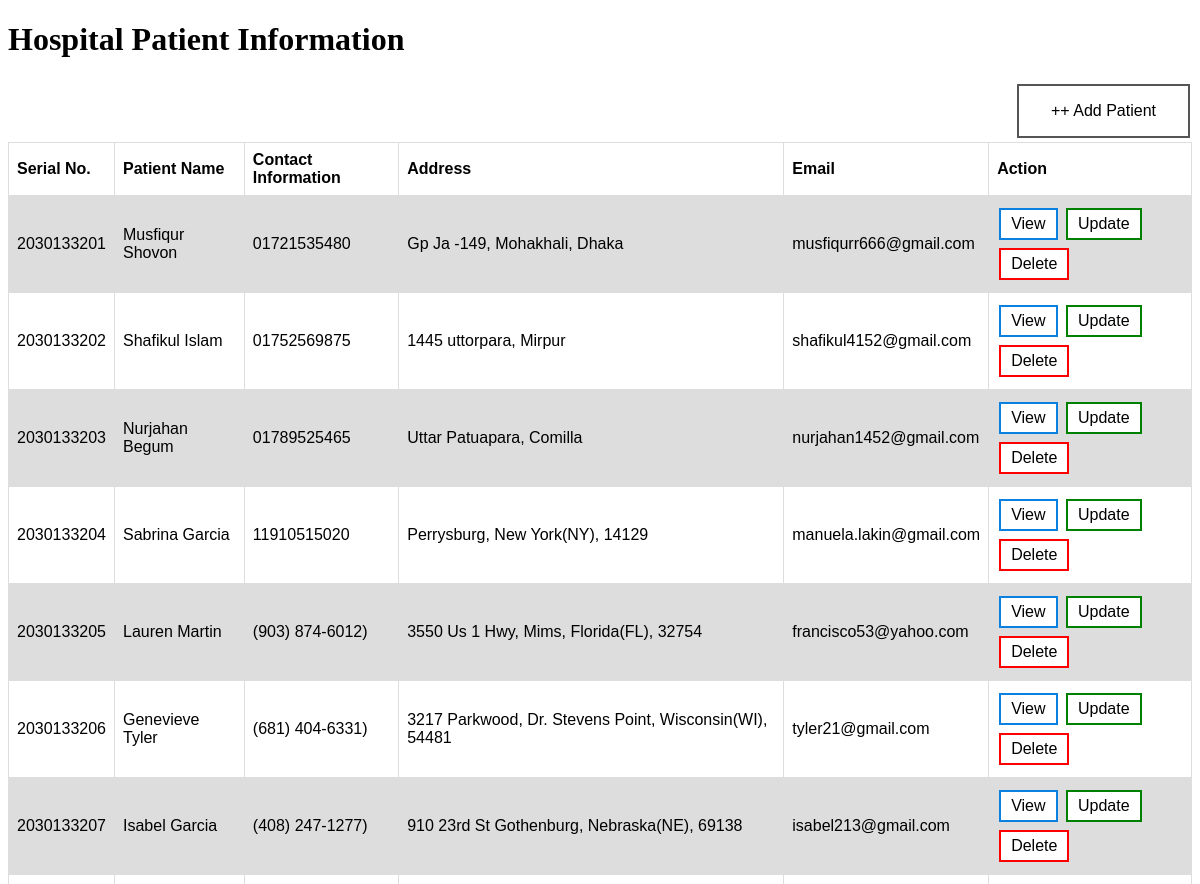
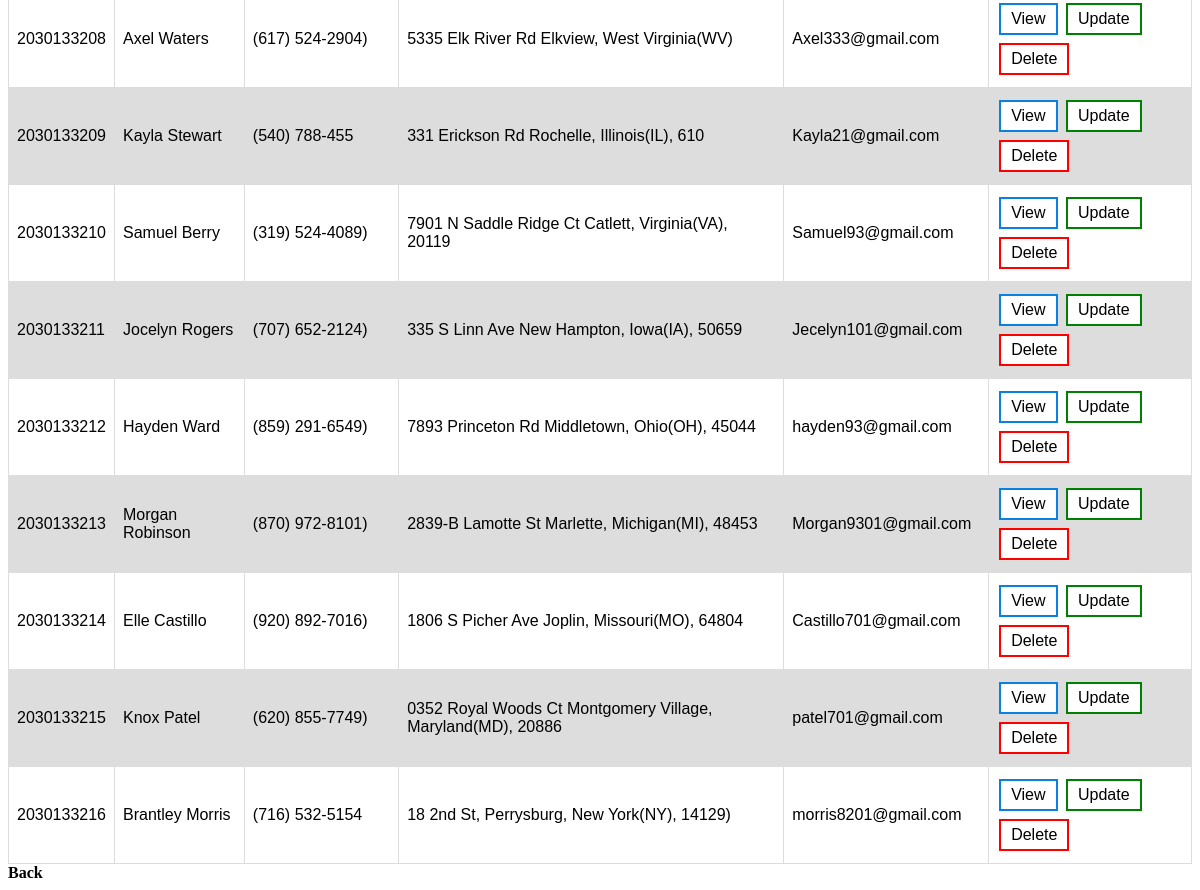
The app's page /admin/patient/check_patient.php with its own data (2 pictures, top to bottom).
### tables this page shows
CREATE TABLE patient_info(
	ssn_number int(11) NOT NULL AUTO_INCREMENT,
	username varchar(50) NOT NULL,
	gender varchar(10) NOT NULL,
	phone_number varchar(20) NOT NULL,
	address varchar(100) NOT NULL,
	email varchar (80) NOT NULL,
	birthday date,
	blood_group varchar (10) NOT NULL,
	password varchar(60) NOT NULL,
	PRIMARY KEY (ssn_number)
);

### admin/patient/check_patient.php (the view, shortened to what this page needs)
<!DOCTYPE html>
<html lang="en">
<head>
</head>
<body>
    <?php
        $connection = mysqli_connect("localhost","root","","hms");
    ?>
    <h1>Hospital Patient Information </h1>
    <a href="register.php"><button class="button_add button5 float">++ Add Patient</button></a>
    <table>
    <tr>
        <th>Serial No.</th>
        <th>Patient Name</th>
        <th>Contact Information</th>
        <th>Address</th>
        <th>Email</th>
        <th>Action</th>
    </tr>
    <?php
        $sql = "SELECT ssn_number,username,phone_number,address,email FROM patient_info";
        $result = mysqli_query($connection, $sql);
        if ($result->num_rows > 0) {
            while($row = $result->fetch_assoc()) {
                echo "<tr><td>".$row["ssn_number"]."</td>";
                echo "<td>".$row["username"]."</td>";
                echo "<td>".$row["phone_number"]."</td>";
                echo "<td>".$row["address"]."</td>";
                echo "<td>".$row["email"]."</td>";
                echo "<td><a href='check_patient_detial.php?s_id={$row['ssn_number']}'><button class='button button1'>View</button></a>
                          <a href='update.php?s_id={$row['ssn_number']}'><button class='button_a button2'>Update</button></a>
                          <a href='patient_delete.php?s_id={$row['ssn_number']}'><button class='button_b button3'>Delete</button></a></td></tr>";
            }
        }
        else {
            echo "0 results";
        }
    ?>
    </table>
    <a href="../admin_dash.php?s_id={$row['ssn_number']}">Back</a>
</body>
</html>

### admin/patient/check_patient.php (style rules this page uses)
.button_a { background-color: green; border: none; color: white; padding: 5px 10px; text-align: center; text-decoration: none; display: inline-block; font-size: 16px; margin: 4px 2px; transition-duration: 0.4s; cursor: pointer; }
.button_b { background-color: red; border: none; color: white; padding: 5px 10px; text-align: center; text-decoration: none; display: inline-block; font-size: 16px; margin: 4px 2px; transition-duration: 0.4s; cursor: pointer; }
.button { background-color: #0a80e1; border: none; color: white; padding: 5px 10px; text-align: center; text-decoration: none; display: inline-block; font-size: 16px; margin: 4px 2px; transition-duration: 0.4s; cursor: pointer; }
.button1 { background-color: white; color: black; border: 2px solid #0a80e1; }
.button2 { background-color: white; color: black; border: 2px solid green; }
.button3 { background-color: white; color: black; border: 2px solid red; }
table { font-family: arial, sans-serif; border-collapse: collapse; width: 100%; }
td, th { border: 1px solid #dddddd; text-align: left; padding: 8px; }
tr:nth-child(even) { background-color: #dddddd; }
a { text-decoration: none; color: black; font-weight: bold; }
.button_add { background-color: #4CAF50; border: none; color: white; padding: 16px 32px; text-align: center; text-decoration: none; display: inline-block; font-size: 16px; margin: 4px 2px; transition-duration: 0.4s; cursor: pointer; }
.button5 { background-color: white; color: black; border: 2px solid #555555; }
.float { float: right; }

### records on screen
patient_info: ssn_number "2030133201", username "Musfiqur Shovon", phone_number "01721535480", address "Gp Ja -149, Mohakhali, Dhaka", email "musfiqurr666@gmail.com"
patient_info: ssn_number "2030133202", username "Shafikul Islam", phone_number "01752569875", address "1445 uttorpara, Mirpur", email "shafikul4152@gmail.com"
patient_info: ssn_number "2030133203", username "Nurjahan Begum", phone_number "01789525465", address "Uttar Patuapara, Comilla", email "nurjahan1452@gmail.com"
patient_info: ssn_number "2030133204", username "Sabrina Garcia", phone_number "11910515020", address "Perrysburg, New York(NY), 14129", email "manuela.lakin@gmail.com"
patient_info: ssn_number "2030133205", username "Lauren Martin", phone_number "(903) 874-6012)", address "3550 Us 1 Hwy, Mims, Florida(FL), 32754", email "francisco53@yahoo.com"
patient_info: ssn_number "2030133206", username "Genevieve Tyler", phone_number "(681) 404-6331)", address "3217 Parkwood, Dr. Stevens Point, Wisconsin(WI), 54481", email "tyler21@gmail.com"
patient_info: ssn_number "2030133207", username "Isabel Garcia", phone_number "(408) 247-1277)", address "910 23rd St Gothenburg, Nebraska(NE), 69138", email "isabel213@gmail.com"
patient_info: ssn_number "2030133208", username "Axel Waters", phone_number "(617) 524-2904)", address "5335 Elk River Rd Elkview, West Virginia(WV)", email "Axel333@gmail.com"
patient_info: ssn_number "2030133209", username "Kayla Stewart", phone_number "(540) 788-455", address "331 Erickson Rd Rochelle, Illinois(IL), 610", email "Kayla21@gmail.com"
patient_info: ssn_number "2030133210", username "Samuel Berry", phone_number "(319) 524-4089)", address "7901 N Saddle Ridge Ct Catlett, Virginia(VA), 20119", email "Samuel93@gmail.com"
patient_info: ssn_number "2030133211", username "Jocelyn Rogers", phone_number "(707) 652-2124)", address "335 S Linn Ave New Hampton, Iowa(IA), 50659", email "Jecelyn101@gmail.com"
patient_info: ssn_number "2030133212", username "Hayden Ward", phone_number "(859) 291-6549)", address "7893 Princeton Rd Middletown, Ohio(OH), 45044", email "hayden93@gmail.com"
patient_info: ssn_number "2030133213", username "Morgan Robinson", phone_number "(870) 972-8101)", address "2839-B Lamotte St Marlette, Michigan(MI), 48453", email "Morgan9301@gmail.com"
patient_info: ssn_number "2030133214", username "Elle Castillo", phone_number "(920) 892-7016)", address "1806 S Picher Ave Joplin, Missouri(MO), 64804", email "Castillo701@gmail.com"
patient_info: ssn_number "2030133215", username "Knox Patel", phone_number "(620) 855-7749)", address "0352 Royal Woods Ct Montgomery Village, Maryland(MD), 20886", email "patel701@gmail.com"
patient_info: ssn_number "2030133216", username "Brantley Morris", phone_number "(716) 532-5154", address "18 2nd St, Perrysburg, New York(NY), 14129)", email "morris8201@gmail.com"
